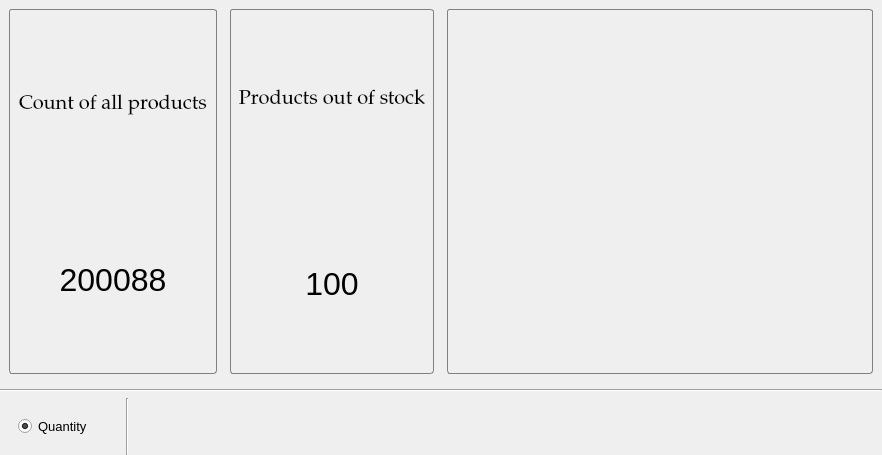
         <widget class="QWidget" name="tab_home">
          <attribute name="title">
           <string>home</string>
          </attribute>
          <layout class="QVBoxLayout" name="verticalLayout_3">
           <property name="leftMargin">
            <number>0</number>
           </property>
           <property name="topMargin">
            <number>0</number>
           </property>
           <property name="rightMargin">
            <number>0</number>
           </property>
           <property name="bottomMargin">
            <number>0</number>
           </property>
           <item>
            <widget class="QWidget" name="widget_4" native="true">
             <property name="styleSheet">
              <string notr="true"/>
             </property>
             <layout class="QVBoxLayout" name="verticalLayout_4">
              <property name="leftMargin">
               <number>0</number>
              </property>
              <property name="topMargin">
               <number>0</number>
              </property>
              <property name="rightMargin">
               <number>0</number>
              </property>
              <property name="bottomMargin">
               <number>0</number>
              </property>
              <item>
               <widget class="QWidget" name="widget_5" native="true">
                <layout class="QHBoxLayout" name="horizontalLayout_4">
                 <item>
                  <widget class="QWidget" name="widget_10" native="true">
                   <layout class="QVBoxLayout" name="verticalLayout_7">
                    <property name="leftMargin">
                     <number>0</number>
                    </property>
                    <property name="topMargin">
                     <number>0</number>
                    </property>
                    <property name="rightMargin">
                     <number>7</number>
                    </property>
                    <property name="bottomMargin">
                     <number>0</number>
                    </property>
                    <item>
                     <widget class="QFrame" name="frame_kho1">
                      <property name="styleSheet">
                       <string notr="true">QFrame{
	border: 1px solid grey;
	border-radius:3px;
}
</string>
                      </property>
                      <property name="frameShape">
                       <enum>QFrame::StyledPanel</enum>
                      </property>
                      <property name="frameShadow">
                       <enum>QFrame::Raised</enum>
                      </property>
                      <layout class="QVBoxLayout" name="verticalLayout_8">
                       <item>
                        <widget class="QLabel" name="label">
                         <property name="font">
                          <font>
                           <family>Palatino Linotype</family>
                           <pointsize>15</pointsize>
                          </font>
                         </property>
                         <property name="styleSheet">
                          <string notr="true">color: rgb(0, 0, 0);
border: none;</string>
                         </property>
                         <property name="text">
                          <string>Count of all products</string>
                         </property>
                         <property name="alignment">
                          <set>Qt::AlignCenter</set>
                         </property>
                        </widget>
                       </item>
                       <item>
                        <widget class="QLabel" name="label_count_products">
                         <property name="font">
                          <font>
                           <pointsize>24</pointsize>
                          </font>
                         </property>
                         <property name="styleSheet">
                          <string notr="true">
border: none;</string>
                         </property>
                         <property name="text">
                          <string>200088</string>
                         </property>
                         <property name="alignment">
                          <set>Qt::AlignCenter</set>
                         </property>
                        </widget>
                       </item>
                      </layout>
                     </widget>
                    </item>
                   </layout>
                  </widget>
                 </item>
                 <item>
                  <widget class="QWidget" name="widget_11" native="true">
                   <layout class="QVBoxLayout" name="verticalLayout_9">
                    <property name="leftMargin">
                     <number>0</number>
                    </property>
                    <property name="topMargin">
                     <number>0</number>
                    </property>
                    <property name="rightMargin">
                     <number>0</number>
                    </property>
                    <property name="bottomMargin">
                     <number>0</number>
                    </property>
                    <item>
                     <widget class="QFrame" name="frame_3">
                      <property name="styleSheet">
                       <string notr="true">QFrame{
	border: 1px solid grey;
	border-radius:3px;
}
</string>
                      </property>
                      <property name="frameShape">
                       <enum>QFrame::StyledPanel</enum>
                      </property>
                      <property name="frameShadow">
                       <enum>QFrame::Raised</enum>
                      </property>
                      <layout class="QVBoxLayout" name="verticalLayout_10">
                       <property name="leftMargin">
                        <number>7</number>
                       </property>
                       <property name="topMargin">
                        <number>0</number>
                       </property>
                       <property name="rightMargin">
                        <number>7</number>
                       </property>
                       <property name="bottomMargin">
                        <number>0</number>
                       </property>
                       <item>
                        <widget class="QLabel" name="label_2">
                         <property name="font">
                          <font>
                           <family>Palatino Linotype</family>
                           <pointsize>15</pointsize>
                          </font>
                         </property>
                         <property name="styleSheet">
                          <string notr="true">border: none;
</string>
                         </property>
                         <property name="text">
                          <string>Products out of stock</string>
                         </property>
                         <property name="alignment">
                          <set>Qt::AlignCenter</set>
                         </property>
                        </widget>
                       </item>
                       <item>
                        <widget class="QLabel" name="label_count_out_stock">
                         <property name="font">
                          <font>
                           <pointsize>24</pointsize>
                          </font>
                         </property>
                         <property name="autoFillBackground">
                          <bool>false</bool>
                         </property>
                         <property name="styleSheet">
                          <string notr="true">
border: none;</string>
                         </property>
                         <property name="text">
                          <string>100</string>
                         </property>
                         <property name="alignment">
                          <set>Qt::AlignCenter</set>
                         </property>
                        </widget>
                       </item>
                      </layout>
                     </widget>
                    </item>
                   </layout>
                  </widget>
                 </item>
                 <item>
                  <widget class="QWidget" name="widget_12" native="true">
                   <property name="minimumSize">
                    <size>
                     <width>1</width>
                     <height>1</height>
                    </size>
                   </property>
                   <property name="autoFillBackground">
                    <bool>false</bool>
                   </property>
                   <property name="styleSheet">
                    <string notr="true">QWidget{
        
	
        background-repeat: no-repeat; 
        background-position: center;
    }
</string>
                   </property>
                   <layout class="QHBoxLayout" name="horizontalLayout_12">
                    <property name="leftMargin">
                     <number>7</number>
                    </property>
                    <property name="topMargin">
                     <number>0</number>
                    </property>
                    <property name="rightMargin">
                     <number>0</number>
                    </property>
                    <property name="bottomMargin">
                     <number>0</number>
                    </property>
                    <item>
                     <widget class="QLabel" name="label_image">
                      <property name="enabled">
                       <bool>true</bool>
                      </property>
                      <property name="sizePolicy">
                       <sizepolicy hsizetype="Preferred" vsizetype="Preferred">
                        <horstretch>0</horstretch>
                        <verstretch>0</verstretch>
                       </sizepolicy>
                      </property>
                      <property name="minimumSize">
                       <size>
                        <width>426</width>
                        <height>365</height>
                       </size>
                      </property>
                      <property name="maximumSize">
                       <size>
                        <width>6666666</width>
                        <height>66666</height>
                       </size>
                      </property>
                      <property name="styleSheet">
                       <string notr="true">border: 1px solid grey;
	border-radius:3px;</string>
                      </property>
                      <property name="text">
                       <string/>
                      </property>
                      <property name="scaledContents">
                       <bool>true</bool>
                      </property>
                     </widget>
                    </item>
                   </layout>
                  </widget>
                 </item>
                </layout>
               </widget>
              </item>
              <item>
               <widget class="Line" name="line_3">
                <property name="orientation">
                 <enum>Qt::Horizontal</enum>
                </property>
               </widget>
              </item>
              <item>
               <widget class="QWidget" name="widget_6" native="true">
                <layout class="QHBoxLayout" name="horizontalLayout_3">
                 <property name="leftMargin">
                  <number>0</number>
                 </property>
                 <property name="topMargin">
                  <number>0</number>
                 </property>
                 <property name="rightMargin">
                  <number>0</number>
                 </property>
                 <property name="bottomMargin">
                  <number>0</number>
                 </property>
                 <item alignment="Qt::AlignTop">
                  <widget class="QWidget" name="widget_9" native="true">
                   <property name="minimumSize">
                    <size>
                     <width>0</width>
                     <height>0</height>
                    </size>
                   </property>
                   <property name="maximumSize">
                    <size>
                     <width>120</width>
                     <height>16777215</height>
                    </size>
                   </property>
                   <layout class="QVBoxLayout" name="verticalLayout_6">
                    <item>
                     <widget class="QWidget" name="widget_7" native="true">
                      <property name="minimumSize">
                       <size>
                        <width>0</width>
                        <height>0</height>
                       </size>
                      </property>
                      <property name="maximumSize">
                       <size>
                        <width>120</width>
                        <height>80</height>
                       </size>
                      </property>
                      <layout class="QVBoxLayout" name="verticalLayout_5">
                       <item>
                        <widget class="QRadioButton" name="radioButton">
                         <property name="font">
                          <font>
                           <pointsize>10</pointsize>
                          </font>
                         </property>
                         <property name="text">
                          <string>Quantity</string>
                         </property>
                         <property name="checked">
                          <bool>true</bool>
                         </property>
                        </widget>
                       </item>
                      </layout>
                     </widget>
                    </item>
                   </layout>
                  </widget>
                 </item>
                 <item>
                  <widget class="Line" name="line_2">
                   <property name="orientation">
                    <enum>Qt::Vertical</enum>
                   </property>
                  </widget>
                 </item>
                 <item>
                  <widget class="QWidget" name="widget_8" native="true">
                   <property name="autoFillBackground">
                    <bool>false</bool>
                   </property>
                   <property name="styleSheet">
                    <string notr="true"/>
                   </property>
                   <layout class="QHBoxLayout" name="horizontalLayout_14">
                    <property name="leftMargin">
                     <number>0</number>
                    </property>
                    <property name="topMargin">
                     <number>0</number>
                    </property>
                    <property name="rightMargin">
                     <number>0</number>
                    </property>
                    <property name="bottomMargin">
                     <number>0</number>
                    </property>
                    <item>
                     <layout class="QHBoxLayout" name="layout_sodo"/>
                    </item>
                   </layout>
                  </widget>
                 </item>
                </layout>
               </widget>
              </item>
             </layout>
            </widget>
           </item>
          </layout>
         </widget>
